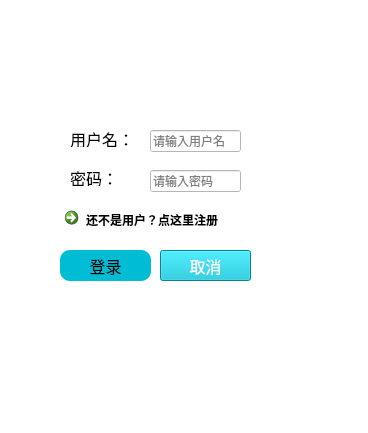
<?xml version="1.0" encoding="UTF-8"?>
<ui version="4.0">
 <class>LoginDialog</class>
 <widget class="QDialog" name="LoginDialog">
  <property name="geometry">
   <rect>
    <x>0</x>
    <y>0</y>
    <width>368</width>
    <height>433</height>
   </rect>
  </property>
  <property name="windowTitle">
   <string>Dialog</string>
  </property>
  <property name="styleSheet">
   <string notr="true">background-color: rgb(255, 255, 255);</string>
  </property>
  <widget class="QCommandLinkButton" name="RegisterBtn">
   <property name="geometry">
    <rect>
     <x>57</x>
     <y>200</y>
     <width>211</width>
     <height>30</height>
    </rect>
   </property>
   <property name="palette">
    <palette>
     <active>
      <colorrole role="Button">
       <brush brushstyle="SolidPattern">
        <color alpha="255">
         <red>255</red>
         <green>255</green>
         <blue>255</blue>
        </color>
       </brush>
      </colorrole>
      <colorrole role="Base">
       <brush brushstyle="SolidPattern">
        <color alpha="255">
         <red>255</red>
         <green>255</green>
         <blue>255</blue>
        </color>
       </brush>
      </colorrole>
      <colorrole role="Window">
       <brush brushstyle="SolidPattern">
        <color alpha="255">
         <red>255</red>
         <green>255</green>
         <blue>255</blue>
        </color>
       </brush>
      </colorrole>
      <colorrole role="Shadow">
       <brush brushstyle="SolidPattern">
        <color alpha="255">
         <red>108</red>
         <green>243</green>
         <blue>85</blue>
        </color>
       </brush>
      </colorrole>
     </active>
     <inactive>
      <colorrole role="Button">
       <brush brushstyle="SolidPattern">
        <color alpha="255">
         <red>255</red>
         <green>255</green>
         <blue>255</blue>
        </color>
       </brush>
      </colorrole>
      <colorrole role="Base">
       <brush brushstyle="SolidPattern">
        <color alpha="255">
         <red>255</red>
         <green>255</green>
         <blue>255</blue>
        </color>
       </brush>
      </colorrole>
      <colorrole role="Window">
       <brush brushstyle="SolidPattern">
        <color alpha="255">
         <red>255</red>
         <green>255</green>
         <blue>255</blue>
        </color>
       </brush>
      </colorrole>
      <colorrole role="Shadow">
       <brush brushstyle="SolidPattern">
        <color alpha="255">
         <red>108</red>
         <green>243</green>
         <blue>85</blue>
        </color>
       </brush>
      </colorrole>
     </inactive>
     <disabled>
      <colorrole role="Button">
       <brush brushstyle="SolidPattern">
        <color alpha="255">
         <red>255</red>
         <green>255</green>
         <blue>255</blue>
        </color>
       </brush>
      </colorrole>
      <colorrole role="Base">
       <brush brushstyle="SolidPattern">
        <color alpha="255">
         <red>255</red>
         <green>255</green>
         <blue>255</blue>
        </color>
       </brush>
      </colorrole>
      <colorrole role="Window">
       <brush brushstyle="SolidPattern">
        <color alpha="255">
         <red>255</red>
         <green>255</green>
         <blue>255</blue>
        </color>
       </brush>
      </colorrole>
      <colorrole role="Shadow">
       <brush brushstyle="SolidPattern">
        <color alpha="255">
         <red>108</red>
         <green>243</green>
         <blue>85</blue>
        </color>
       </brush>
      </colorrole>
     </disabled>
    </palette>
   </property>
   <property name="font">
    <font>
     <family>Segoe UI</family>
     <stylestrategy>PreferAntialias</stylestrategy>
    </font>
   </property>
   <property name="mouseTracking">
    <bool>true</bool>
   </property>
   <property name="styleSheet">
    <string notr="true">border-color: rgb(255, 255, 255);
border-left-color: rgb(255, 255, 255);
border-bottom-color: rgb(255, 255, 255);
border-right-color: rgb(255, 255, 255);
border-top-color: rgb(255, 255, 255);</string>
   </property>
   <property name="text">
    <string>还不是用户？点这里注册</string>
   </property>
  </widget>
  <widget class="QPushButton" name="loginBtn">
   <property name="geometry">
    <rect>
     <x>60</x>
     <y>250</y>
     <width>91</width>
     <height>31</height>
    </rect>
   </property>
   <property name="palette">
    <palette>
     <active>
      <colorrole role="WindowText">
       <brush brushstyle="SolidPattern">
        <color alpha="255">
         <red>0</red>
         <green>0</green>
         <blue>0</blue>
        </color>
       </brush>
      </colorrole>
      <colorrole role="Button">
       <brush brushstyle="SolidPattern">
        <color alpha="255">
         <red>0</red>
         <green>188</green>
         <blue>212</blue>
        </color>
       </brush>
      </colorrole>
      <colorrole role="Midlight">
       <brush brushstyle="SolidPattern">
        <color alpha="255">
         <red>178</red>
         <green>235</green>
         <blue>242</blue>
        </color>
       </brush>
      </colorrole>
      <colorrole role="Dark">
       <brush brushstyle="SolidPattern">
        <color alpha="255">
         <red>0</red>
         <green>151</green>
         <blue>167</blue>
        </color>
       </brush>
      </colorrole>
      <colorrole role="Text">
       <brush brushstyle="SolidPattern">
        <color alpha="255">
         <red>0</red>
         <green>0</green>
         <blue>0</blue>
        </color>
       </brush>
      </colorrole>
      <colorrole role="ButtonText">
       <brush brushstyle="SolidPattern">
        <color alpha="255">
         <red>0</red>
         <green>0</green>
         <blue>0</blue>
        </color>
       </brush>
      </colorrole>
      <colorrole role="Base">
       <brush brushstyle="SolidPattern">
        <color alpha="255">
         <red>0</red>
         <green>188</green>
         <blue>212</blue>
        </color>
       </brush>
      </colorrole>
      <colorrole role="Window">
       <brush brushstyle="SolidPattern">
        <color alpha="255">
         <red>0</red>
         <green>188</green>
         <blue>212</blue>
        </color>
       </brush>
      </colorrole>
      <colorrole role="Highlight">
       <brush brushstyle="SolidPattern">
        <color alpha="255">
         <red>0</red>
         <green>188</green>
         <blue>212</blue>
        </color>
       </brush>
      </colorrole>
     </active>
     <inactive>
      <colorrole role="WindowText">
       <brush brushstyle="SolidPattern">
        <color alpha="255">
         <red>0</red>
         <green>0</green>
         <blue>0</blue>
        </color>
       </brush>
      </colorrole>
      <colorrole role="Button">
       <brush brushstyle="SolidPattern">
        <color alpha="255">
         <red>0</red>
         <green>188</green>
         <blue>212</blue>
        </color>
       </brush>
      </colorrole>
      <colorrole role="Midlight">
       <brush brushstyle="SolidPattern">
        <color alpha="255">
         <red>178</red>
         <green>235</green>
         <blue>242</blue>
        </color>
       </brush>
      </colorrole>
      <colorrole role="Dark">
       <brush brushstyle="SolidPattern">
        <color alpha="255">
         <red>0</red>
         <green>151</green>
         <blue>167</blue>
        </color>
       </brush>
      </colorrole>
      <colorrole role="Text">
       <brush brushstyle="SolidPattern">
        <color alpha="255">
         <red>0</red>
         <green>0</green>
         <blue>0</blue>
        </color>
       </brush>
      </colorrole>
      <colorrole role="ButtonText">
       <brush brushstyle="SolidPattern">
        <color alpha="255">
         <red>0</red>
         <green>0</green>
         <blue>0</blue>
        </color>
       </brush>
      </colorrole>
      <colorrole role="Base">
       <brush brushstyle="SolidPattern">
        <color alpha="255">
         <red>0</red>
         <green>188</green>
         <blue>212</blue>
        </color>
       </brush>
      </colorrole>
      <colorrole role="Window">
       <brush brushstyle="SolidPattern">
        <color alpha="255">
         <red>0</red>
         <green>188</green>
         <blue>212</blue>
        </color>
       </brush>
      </colorrole>
      <colorrole role="Highlight">
       <brush brushstyle="SolidPattern">
        <color alpha="255">
         <red>0</red>
         <green>188</green>
         <blue>212</blue>
        </color>
       </brush>
      </colorrole>
     </inactive>
     <disabled>
      <colorrole role="WindowText">
       <brush brushstyle="SolidPattern">
        <color alpha="255">
         <red>0</red>
         <green>0</green>
         <blue>0</blue>
        </color>
       </brush>
      </colorrole>
      <colorrole role="Button">
       <brush brushstyle="SolidPattern">
        <color alpha="255">
         <red>0</red>
         <green>188</green>
         <blue>212</blue>
        </color>
       </brush>
      </colorrole>
      <colorrole role="Midlight">
       <brush brushstyle="SolidPattern">
        <color alpha="255">
         <red>178</red>
         <green>235</green>
         <blue>242</blue>
        </color>
       </brush>
      </colorrole>
      <colorrole role="Dark">
       <brush brushstyle="SolidPattern">
        <color alpha="255">
         <red>0</red>
         <green>151</green>
         <blue>167</blue>
        </color>
       </brush>
      </colorrole>
      <colorrole role="Text">
       <brush brushstyle="SolidPattern">
        <color alpha="255">
         <red>0</red>
         <green>0</green>
         <blue>0</blue>
        </color>
       </brush>
      </colorrole>
      <colorrole role="ButtonText">
       <brush brushstyle="SolidPattern">
        <color alpha="255">
         <red>0</red>
         <green>0</green>
         <blue>0</blue>
        </color>
       </brush>
      </colorrole>
      <colorrole role="Base">
       <brush brushstyle="SolidPattern">
        <color alpha="255">
         <red>0</red>
         <green>188</green>
         <blue>212</blue>
        </color>
       </brush>
      </colorrole>
      <colorrole role="Window">
       <brush brushstyle="SolidPattern">
        <color alpha="255">
         <red>0</red>
         <green>188</green>
         <blue>212</blue>
        </color>
       </brush>
      </colorrole>
      <colorrole role="Highlight">
       <brush brushstyle="SolidPattern">
        <color alpha="255">
         <red>0</red>
         <green>120</green>
         <blue>215</blue>
        </color>
       </brush>
      </colorrole>
     </disabled>
    </palette>
   </property>
   <property name="font">
    <font>
     <family>等线</family>
     <pointsize>12</pointsize>
    </font>
   </property>
   <property name="styleSheet">
    <string notr="true">background-color:rgb(0, 188, 212);border: 2px blue;border-radius:10px;color:black;</string>
   </property>
   <property name="text">
    <string>登录</string>
   </property>
  </widget>
  <widget class="QPushButton" name="exitBtn">
   <property name="geometry">
    <rect>
     <x>160</x>
     <y>250</y>
     <width>91</width>
     <height>31</height>
    </rect>
   </property>
   <property name="font">
    <font>
     <family>等线</family>
     <pointsize>12</pointsize>
    </font>
   </property>
   <property name="styleSheet">
    <string notr="true">background-color: rgb(0, 188, 212);
border-color: rgb(255, 255, 255);
color: rgb(255, 255, 255);</string>
   </property>
   <property name="text">
    <string>取消</string>
   </property>
  </widget>
  <widget class="QLabel" name="label_2">
   <property name="geometry">
    <rect>
     <x>70</x>
     <y>170</y>
     <width>61</width>
     <height>16</height>
    </rect>
   </property>
   <property name="font">
    <font>
     <family>等线</family>
     <pointsize>12</pointsize>
    </font>
   </property>
   <property name="text">
    <string>密码：</string>
   </property>
  </widget>
  <widget class="QLineEdit" name="pswLineEdit">
   <property name="geometry">
    <rect>
     <x>150</x>
     <y>170</y>
     <width>91</width>
     <height>22</height>
    </rect>
   </property>
   <property name="font">
    <font>
     <family>等线</family>
    </font>
   </property>
   <property name="text">
    <string/>
   </property>
   <property name="echoMode">
    <enum>QLineEdit::Password</enum>
   </property>
   <property name="placeholderText">
    <string>请输入密码</string>
   </property>
  </widget>
  <widget class="QLabel" name="label">
   <property name="geometry">
    <rect>
     <x>70</x>
     <y>131</y>
     <width>81</width>
     <height>16</height>
    </rect>
   </property>
   <property name="font">
    <font>
     <family>等线</family>
     <pointsize>12</pointsize>
    </font>
   </property>
   <property name="text">
    <string>用户名：</string>
   </property>
  </widget>
  <widget class="QLineEdit" name="usrLineEdit">
   <property name="geometry">
    <rect>
     <x>150</x>
     <y>130</y>
     <width>91</width>
     <height>22</height>
    </rect>
   </property>
   <property name="font">
    <font>
     <family>等线</family>
    </font>
   </property>
   <property name="text">
    <string/>
   </property>
   <property name="placeholderText">
    <string>请输入用户名</string>
   </property>
  </widget>
 </widget>
 <resources/>
 <connections/>
</ui>
